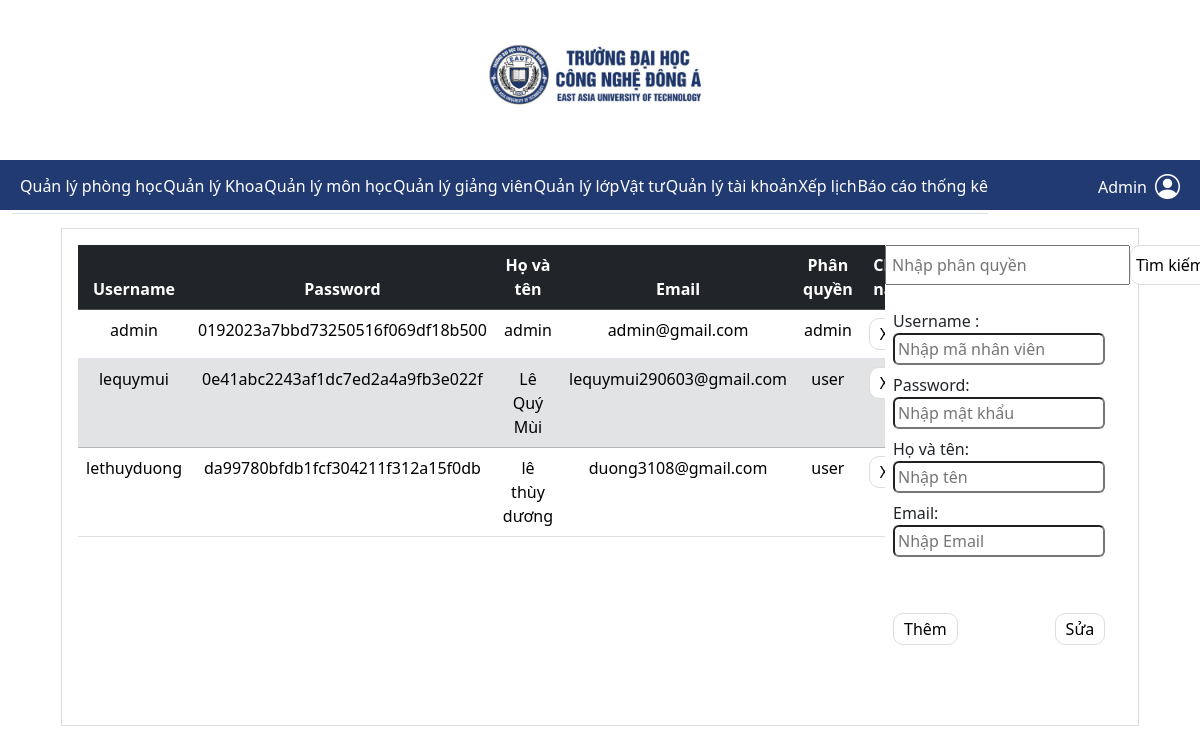
The app's page /QLtaikhoan.php with its own data.
### tables this page shows
CREATE TABLE `users` (
  `username` varchar(50) NOT NULL,
  `password` varchar(255) NOT NULL,
  `Name` varchar(20) NOT NULL,
  `email` varchar(50) NOT NULL,
  `role` varchar(10) NOT NULL DEFAULT 'user'
);

### QLtaikhoan.php (the view, shortened to what this page needs)
<?php
global $conn;
?>
<?php
$name = "";
$sql = mysqli_query($conn, "SELECT * FROM users");
?>
<?php
require_once 'header.php';
?>
<main>
    <section class="container-fluid">
        <div class="row">
            <div class="col-xs-12 col-sm-12 col-md-12 col-lg-12">
                <div class="col-xs-12 col-sm-12 col-md-12 col-lg-11 content-pane d-flex">
                    <div class="col-xs-12 col-sm-12 col-md-12 col-lg-9 table-responsive mt-3 ms-3 mb-3">
                        <table id="table"
                            class="col-xs-12 col-sm-12 col-md-12 col-lg-8 w-100 border-collapse text-center table">
                            <thead>
                                <tr class="table-dark text-white">
                                    <th>Username</th>
                                    <th>Password</th>
                                    <th>Họ và tên</th>
                                    <th>Email</th>
                                    <th>Phân quyền</th>
                                    <th>Chức năng</th>
                                </tr>
                            </thead>
                            <tbody>
                                <?php
                                $i = 0;
                                if (!empty($searchResults)) {
                                    foreach ($searchResults as $searchResult) {
                                        $class = ($i % 2 != 0) ? "table-secondary" : "";
                                        ?>
                                        <tr class="<?php echo $class ?>">
                                            <td>
                                                <?php echo $searchResult["username"] ?>
                                            </td>
                                            <td>
                                                <?php echo $searchResult["password"] ?>
                                            </td>
                                            <td>
                                                <?php echo $searchResult["Name"] ?>
                                            </td>
                                            <td>
                                                <?php echo $searchResult["email"] ?>
                                            </td>
                                            <td>
                                                <?php echo $searchResult["role"] ?>
                                            </td>
                                            <td>
                                                <form action="" method='post'>
                                                    <input type="hidden" name="username"
                                                        value="<?php echo $searchResult["username"] ?>">
                                                    <input type="submit" name="delete" value="Xóa" class="input-style"></input>
                                                </form>
                                            </td>
                                        </tr>
                                        <?php
                                        $i++;
                                    }
                                } elseif (mysqli_num_rows($sql) > 0) {
                                    ?>
                                    <?php
                                    $i = 0;
                                    while ($row = mysqli_fetch_assoc($sql)) {
                                        $class = ($i % 2 != 0) ? "table-secondary" : "";
                                        ?>
                                        <tr class="<?php echo $class ?>">
                                            <td>
                                                <?php echo $row["username"] ?>
                                            </td>
                                            <td>
                                                <?php echo $row["password"] ?>
                                            </td>
                                            <td>
                                                <?php echo $row["Name"] ?>
                                            </td>
                                            <td>
                                                <?php echo $row["email"] ?>
                                            </td>
                                            <td>
                                                <?php echo $row["role"] ?>
                                            </td>
                                            <td>
                                                <form action="" method='post'>
                                                    <input type="submit" name="delete" value="Xóa" class="input-style"></input>
                                                </form>
                                            </td>
                                        </tr>
                                        <?php
                                        $i++;
                                    }
                                }
                                ?>
                            </tbody>
                        </table>
                    </div>
                    <div class="col-xs-4 col-sm-12 col-md-12 col-lg-3 mt-3">
                        <div class="row">
                            <div class="col-xs-4 col-sm-12 col-md-12 col-lg-12">
                                <form method="post" action="" class="d-flex justify-content-around form-search">
                                    <input type="text" name="search-name" placeholder="Nhập phân quyền"
                                        value="<?php echo $name ?>">
                                    <input type="submit" name="search" value="Tìm kiếm" class="input-style me-4">
                                </form>
                            </div>
                        </div>
                        <div class="row mt-4">
                            <div class="col-xs-4 col-sm-12 col-md-12 col-lg-10">
                                <form action="" method="post">
                                    <div class="d-flex flex-column ms-2">
                                        <label for="">Username : </label>
                                        <input float="left" type="text" placeholder="Nhập mã nhân viên"
                                            style="padding: 2px 3px;" class="rounded" name="input1">
                                    </div>
                                    <div class="d-flex flex-column ms-2 mt-2">
                                        <label for="">Password: </label>
                                        <input type="password" placeholder="Nhập mật khẩu"
                                            style="padding: 2px 3px; text-align:left;" class="rounded" name="input2">
                                    </div>
                                    <div class="d-flex flex-column ms-2 mt-2">
                                        <label for="">Họ và tên: </label>
                                        <input type="text" placeholder="Nhập tên"
                                            style="padding: 2px 3px; text-align:left;" class="rounded" name="input3">
                                    </div>
                                    <div class="d-flex flex-column ms-2 mt-2">
                                        <label for="">Email: </label>
                                        <input type="text" placeholder="Nhập Email" style="padding: 2px 3px"
                                            class="rounded" name="input4">
                                    </div>
                                    <div class="ms-2 mt-2">
                                        <label for="" class="">
                                        </label>
                                    </div>
                                    <div class="d-flex  justify-content-between  ms-2 mt-4">
                                        <div>
                                            <input type="submit" name="add" value="Thêm" class="input-style">
                                        </div>
                                        <div>
                                            <input type="submit" name="update" value="Sửa" class="input-style">
                                        </div>
                                    </div>
                                </form>
                            </div>
                        </div>
                    </div>
                </div>
            </div>
        </div>
    </section>
</main>

### assets/css/main.css (style rules this page uses)
* { margin: 0; padding: 0; box-sizing: border-box; }
.custom-scrollbar { overflow: hidden; height: 100vh; }
.content-pane { border: 1px solid #ddd; height: 498px; margin: 18px auto 30px auto; }
.table { max-height: 200px; }
.table tbody { max-height: 200px; overflow-y: auto; }
thead { position: sticky; top: 0; z-index: 1; }
.form-search input { height: 40px; padding: 0 5px; }
.input-style { padding: 3px 10px; background-color: white; color: #000; border: 1px solid #ddd; border-radius: 10px; }

### records on screen
users: username "admin", password "0192023a7bbd73250516f069df18b500", Name "admin", email "admin@gmail.com", role "admin"
users: username "lequymui", password "0e41abc2243af1dc7ed2a4a9fb3e022f", Name "Lê Quý Mùi", email "lequymui290603@gmail.com", role "user"
users: username "lethuyduong", password "da99780bfdb1fcf304211f312a15f0db", Name "lê thùy dương", email "duong3108@gmail.com", role "user"
